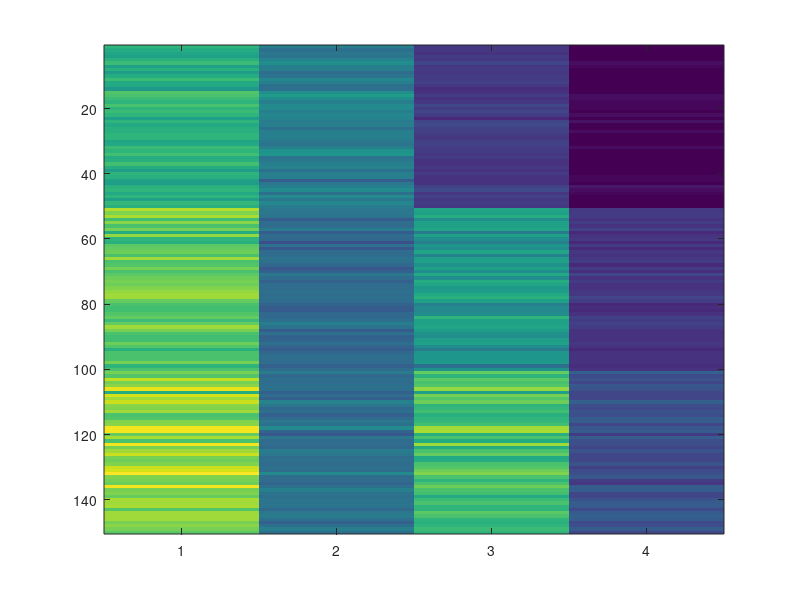

Source code (MATLAB): (Note: this script raises an error after producing the figure.)
% load matlab toy example 
load fisheriris

% display data 
f=figure, imagesc(meas)

% k-means clustering with sq euclidean, k=2 
[cidx2,cmeans2] = kmeans(meas,2,'dist','sqeuclidean');
[silh2,h] = silhouette(meas,cidx2,'sqeuclidean');
f=figure, imagesc([cidx2, meas])
title('data with cluster assignment')


% k-means clustering with sq euclidean, k=3 
[cidx2,cmeans2] = kmeans(meas,3,'dist','sqeuclidean');
[silh2,h] = silhouette(meas,cidx2,'sqeuclidean');
f=figure, imagesc([cidx2, meas])
title('data with cluster assignment')

[s, i] = sort(cidx2)
f=figure, imagesc([cidx2(i), meas(i,:)])


% k-means clustering with sq euclidean, k=4 
[cidx2,cmeans2] = kmeans(meas,4,'dist','sqeuclidean');
[silh2,h] = silhouette(meas,cidx2,'sqeuclidean');
f=figure, imagesc([cidx2, meas])
title('data with cluster assignment')

[s, i] = sort(cidx2)
f=figure, imagesc([cidx2(i), meas(i,:)])


% k-means clustering with city-block, k=4 
[cidx2,cmeans2] = kmeans(meas,4,'dist','city');
[silh2,h] = silhouette(meas,cidx2,'city');
f=figure, imagesc([cidx2, meas])
title('data with cluster assignment')

[s, i] = sort(cidx2)
f=figure, imagesc([cidx2(i), meas(i,:)])





%% look at data structure 
x = corr(meas)
data = meas(:,1:3); 
f=figure, 
title('data raw')
subplot(1,2,1), 
scatter3(data(:,1),data(:,2),data(:,3))

subplot(1,2,2), 
hold on
[cidx2,cmeans2] = kmeans(data,2,'dist','sqeuclidean');
symb = {'kx','rx'}
for i=1:2
    scatter3(data(cidx2==i,1),data(cidx2==i,2),data(cidx2==i,3),symb{i})
end
scatter3(cmeans2(1,1),cmeans2(1,2),cmeans2(1,3),'ko')
scatter3(cmeans2(2,1),cmeans2(2,2),cmeans2(2,3),'ro')
title('data with cluster assignment')




eucD = pdist(meas,'euclidean');
clustTreeEuc = linkage(eucD,'average');



% hierarchical clustering 
eucD = pdist(meas,'euclidean');
clustTreeEuc = linkage(eucD,'average');
[h,nodes] = dendrogram(clustTreeEuc,0);
h_gca = gca;
h_gca.TickDir = 'out';
h_gca.TickLength = [.002 0];
h_gca.XTickLabel = [];


% hierarchical clustering 
eucD = pdist(meas,'cosine');
clustTreeEuc = linkage(eucD,'average');
[h,nodes] = dendrogram(clustTreeEuc,0);
h_gca = gca;
h_gca.TickDir = 'out';
h_gca.TickLength = [.002 0];
h_gca.XTickLabel = [];

